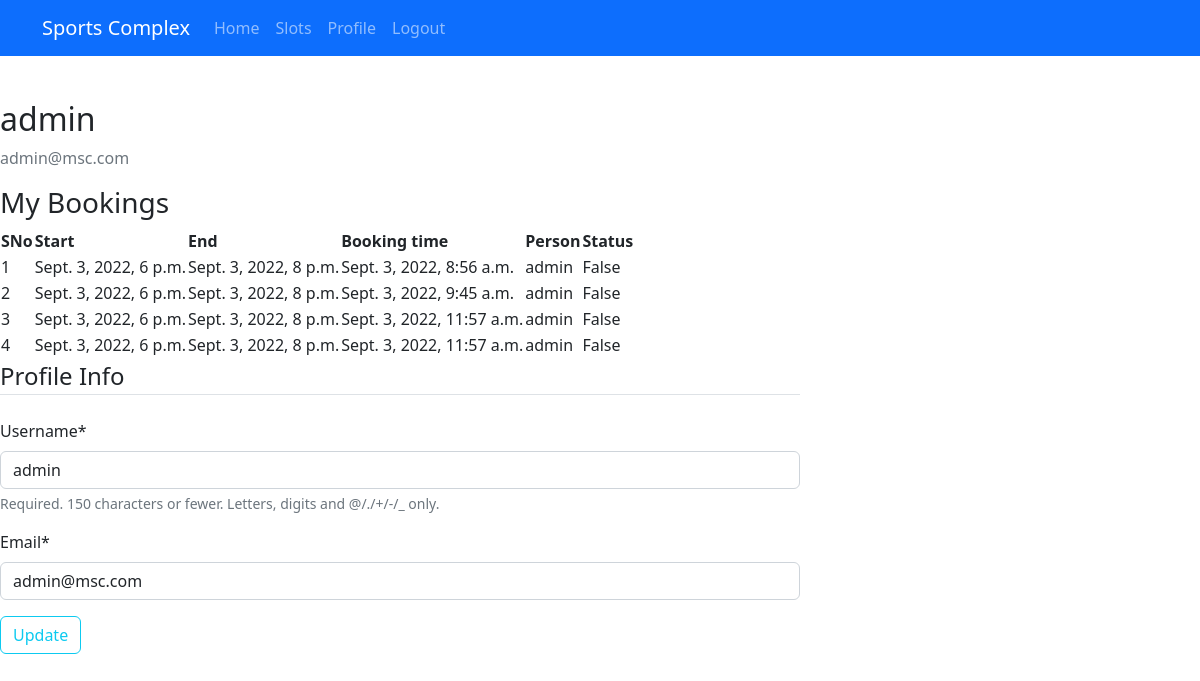
Screenshot of /profile/ (signed in) with the database file from the repository.
### Sports/models.py (models this page shows)
class Booking(models.Model):
    slot = models.ForeignKey(Slot, on_delete=models.CASCADE)
    booker = models.ForeignKey(
        User, on_delete=models.CASCADE)
    status = models.BooleanField()
    bookingDate = models.DateField(default=django.utils.timezone.now())
    bookingTime = models.DateTimeField(default=django.utils.timezone.now())

class Slot(models.Model):
    sport = models.ForeignKey(Sport, on_delete=models.CASCADE)
    timeStart = models.DateTimeField()
    timeEnd = models.DateTimeField()
    available = models.BooleanField(default=False)

### Users/views.py (the view)
# urls.py: path('profile/', user_views.profile, name='profile'),
@login_required
def profile(request):
    if request.method == 'POST':
        u_form = UserUpdateForm(request.POST, instance=request.user)
        if u_form.is_valid():
            u_form.save()
            messages.success(request, f'Your account has been updated!')
            return redirect('profile')
    else:
        u_form = UserUpdateForm(instance=request.user)
    context = {
        'u_form': u_form,
        'bookings': Booking.objects.filter(booker=request.user)
    }
    return render(request, 'Users/profile.html', context)

### Users/forms.py
class UserUpdateForm(forms.ModelForm):
    email = forms.EmailField()
    class Meta:
        model = User
        fields = ['username', 'email']

### Users/templatetags/extras.py (called while the page is built)
@register.filter(name='is_group')
def is_group(user, group_name):
    try:
        group = Group.objects.get(name=group_name)
        return group in user.groups.all()
    except Group.DoesNotExist:
        return False

### Users/templates/Users/profile.html (shortened to what this page needs)
{% extends 'Users/base.html' %} {% load crispy_forms_tags %} {% block content %}
<div class="content-section">
  <div class="media">
    <div class="media-body">
      <h2 class="account-heading">{{user.username}}</h2>
      <p class="text-secondary">{{user.email}}</p>
    </div>
    <div>
      <h3>My Bookings</h3>
      <table>
        <thead>
          <tr>
            <th>SNo</th>
            <th>Start</th>
            <th>End</th>
            <th>Booking time</th>
            <th>Person</th>
            <th>Status</th>
          </tr>
        </thead>
        <tbody>
          {% for booking in bookings %}
          <tr>
            <td>{{booking.id}}</td>
            <td>{{booking.slot.timeStart}}</td>
            <td>{{booking.slot.timeEnd}}</td>
            <td>{{booking.bookingTime}}</td>
            <td>{{booking.booker}}</td>
            <td>{{booking.status}}</td>
          </tr>
          {% endfor %}
        </tbody>
      </table>
    </div>
  </div>
  <form method="POST" enctype="multipart/form-data">
    <fieldset class="form-group">
      <legend class="border-bottom mb-4">Profile Info</legend>
      {{u_form|crispy}}
    </fieldset>
    <div class="form-group">
      <button class="btn btn-outline-info" type="submit">Update</button>
    </div>
  </form>
</div>
{% endblock content %}

### Users/templates/Users/base.html (shortened to what this page needs)
{% load static %} {% load extras %}
<!DOCTYPE html>
<html lang="en">
  <head>
    <link
      href="https://cdn.jsdelivr.net/npm/bootstrap@5.2.0-beta1/dist/css/bootstrap.min.css"
      rel="stylesheet"
    />
  </head>
  <body>
    <header class="site-header" style="margin-bottom: 100px">
      <nav
        class="navbar navbar-expand-md navbar-dark bg-primary fixed-top mb-4"
      >
        <div class="container">
          <a class="navbar-brand mr-4" href="{% url 'home' %}"
            >Sports Complex</a
          >
          <div class="collapse navbar-collapse" id="navbarToggle">
            <div class="navbar-nav mr-auto">
              <a class="nav-item nav-link" href="{% url 'home' %}">Home</a>
            </div>
            <div class="navbar-nav">
              {% if user.is_authenticated %}
              <a class="nav-item nav-link" href="{% url 'slot-list' %}"
                >Slots</a
              >
              <a class="nav-item nav-link" href="{% url 'profile' %}"
                >Profile</a
              >
              <a class="nav-item nav-link" href="{% url 'logout' %}">Logout</a>
              {% else %}
              <a class="nav-item nav-link" href="{% url 'login' %}">Login</a>
              <a class="nav-item nav-link" href="{% url 'register' %}"
                >Register</a
              >
              {% endif %}
            </div>
          </div>
        </div>
      </nav>
    </header>
    <div class="col-md-8">
       {% block content %}{% endblock %}
    </div>
  </body>
</html>

### rows the page displays
Booking: id "1", slot.timeStart "Sept. 3, 2022, 6 p.m.", slot.timeEnd "Sept. 3, 2022, 8 p.m.", bookingTime "Sept. 3, 2022, 8:56 a.m.", booker "admin", status "False"
Booking: id "2", slot.timeStart "Sept. 3, 2022, 6 p.m.", slot.timeEnd "Sept. 3, 2022, 8 p.m.", bookingTime "Sept. 3, 2022, 9:45 a.m.", booker "admin", status "False"
Booking: id "3", slot.timeStart "Sept. 3, 2022, 6 p.m.", slot.timeEnd "Sept. 3, 2022, 8 p.m.", bookingTime "Sept. 3, 2022, 11:57 a.m.", booker "admin", status "False"
Booking: id "4", slot.timeStart "Sept. 3, 2022, 6 p.m.", slot.timeEnd "Sept. 3, 2022, 8 p.m.", bookingTime "Sept. 3, 2022, 11:57 a.m.", booker "admin", status "False"

### other values shown
{{ user.username }} "admin"
{{ user.email }} "admin@msc.com"
